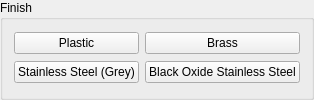
             <widget class="QGroupBox" name="nut_finish">
              <property name="title">
               <string>Finish</string>
              </property>
              <property name="checkable">
               <bool>false</bool>
              </property>
              <property name="checked">
               <bool>false</bool>
              </property>
              <layout class="QGridLayout" name="gridLayout_14">
               <item row="0" column="1">
                <widget class="QPushButton" name="pushButton_429">
                 <property name="text">
                  <string>Plastic</string>
                 </property>
                 <attribute name="buttonGroup">
                  <string notr="true">NutFinishGroup</string>
                 </attribute>
                </widget>
               </item>
               <item row="0" column="2">
                <widget class="QPushButton" name="pushButton_430">
                 <property name="text">
                  <string>Brass</string>
                 </property>
                 <property name="checkable">
                  <bool>true</bool>
                 </property>
                 <attribute name="buttonGroup">
                  <string notr="true">NutFinishGroup</string>
                 </attribute>
                </widget>
               </item>
               <item row="1" column="2">
                <widget class="QPushButton" name="pushButton_326">
                 <property name="text">
                  <string>Black Oxide Stainless Steel</string>
                 </property>
                </widget>
               </item>
               <item row="1" column="1">
                <widget class="QPushButton" name="pushButton_431">
                 <property name="text">
                  <string>Stainless Steel (Grey)</string>
                 </property>
                 <attribute name="buttonGroup">
                  <string notr="true">NutFinishGroup</string>
                 </attribute>
                </widget>
               </item>
              </layout>
             </widget>
